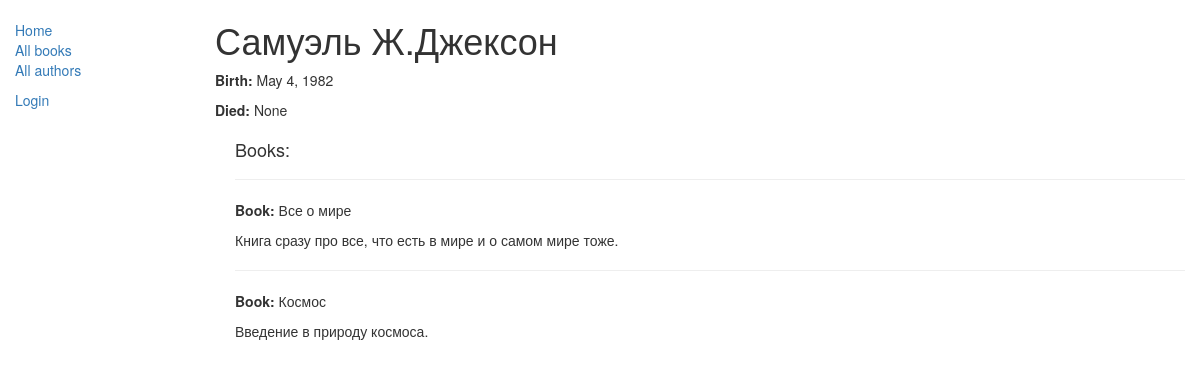
Page /catalog/authors/1 on the committed database.
### catalog/models.py (models this page shows, shortened)
class Author(models.Model):
    first_name = models.CharField(max_length=100)
    last_name = models.CharField(max_length=100)
    date_of_birth = models.DateField(null=True, blank=True)
    date_of_death = models.DateField('Died', null=True, blank=True)

class Book(models.Model):
    title = models.CharField(max_length=200)
    author = models.ForeignKey('Author', on_delete=models.SET_NULL, null=True)
    summary = models.TextField(max_length=1000, help_text="Enter a brief description of the book")
    isbn = models.CharField('ISBN', max_length=13, unique=True, help_text='13 Character <a href="https://www.isbn-international.org/content/what-isbn">ISBN number</a>')
    genre = models.ManyToManyField(Genre, help_text="Select a genre for this book")
    language = models.ForeignKey('Language', on_delete=models.SET_NULL, null=True)
    class Meta:
        ordering = ['title', 'author']
    def display_genre(self):
        """Creates a string for the Genre. This is required to display genre in Admin."""
        return ', '.join([genre.name for genre in self.genre.all()[:3]])
    display_genre.short_description = 'Genre'

### catalog/views.py (the view)
# urls.py: url(r'^authors/(?P<pk>\d+)$', views.AuthorDetailView.as_view(), name='author-detail'),
class AuthorDetailView(generic.DetailView):
    model = Author

### catalog/templates/catalog/author_detail.html
{% extends "base_generic.html" %}
{% block content %}
  <h1>{{ author.first_name }} {{ author.last_name }}</h1>
  <p><strong>Birth:</strong> {{ author.date_of_birth }}</p>
  <p><strong>Died:</strong> {{ author.date_of_death }}</p>
  <div style="margin-left:20px;margin-top:20px">
    <h4>Books:</h4>
    {% for copy in author.book_set.all %}
    <hr>
    <p><strong>Book:</strong> {{copy.title}}</p>
    <p>{{ copy.summary }}</p>
    {% endfor %}
  </div>
{% endblock %}

### rows in the picture
Author: first_name "Самуэль", last_name "Ж.Джексон", date_of_birth "May 4, 1982", date_of_death "None"
Book: title "Все о мире", summary "Книга сразу про все, что есть в мире и о самом мире тоже."
Book: title "Космос", summary "Введение в природу космоса."
